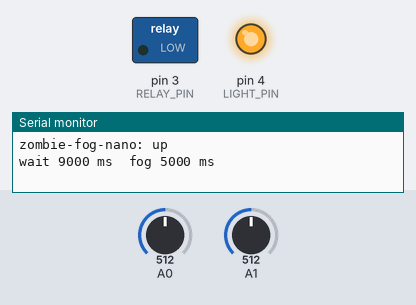
The program below on a simulated Arduino Nano, built with avr-gcc and run on an emulated ATmega328P. On the bench: switched loads named in the program (green lamp = pin HIGH), output pins drawn as LEDs (lit = HIGH), the last lines printed to the serial monitor. The test bench sets the inputs (shaded band); at power-on: A0 = 512, A1 = 512. Random numbers use the default seed unless the program sets one.

Above: at 0.1 s.
At 116.1 s:
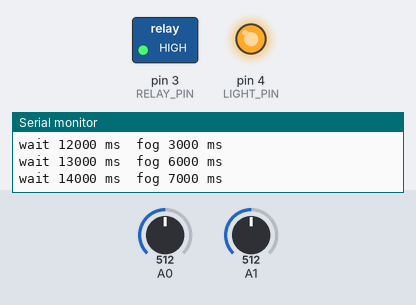
Timing chart, 0 to 124.5 s (numbered marks = the images above):
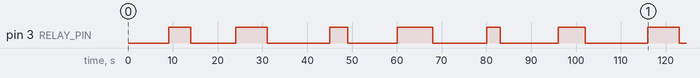

The program:

main.cpp
```cpp
// Zombie Container fog relay — standalone Arduino Nano
//
// Starts on power-up and loops forever: fog burst, pause, fog burst, pause...
// Burst lengths and pauses are each dealt from a Fisher-Yates-shuffled deck,
// reshuffled when empty, so every value gets used once per deck and the
// bursts stay evenly spread (no clumps, no long dead stretches).
//
// Average: 5.5 s burst + 11.5 s pause = one burst per ~17 s.
// Pause is measured from the end of one burst to the start of the next, so
// bursts are always at least GAPS_MS[min] apart.
//
// Fog relay on D3, board jumper set to HIGH trigger.
// Light relay on D4 (red light on the fog machine): on from power-up, stays on.

#include <Arduino.h>

const uint8_t  RELAY_PIN        = 3;
const uint8_t  LIGHT_PIN        = 4;      // red light, on the whole time
const bool     RELAY_ACTIVE_LOW = false;  // board jumper set to HIGH trigger

const uint16_t BURSTS_MS[] = {3000, 4000, 5000, 6000, 7000, 8000};  // 8 s max on
const uint16_t GAPS_MS[]   = {9000, 10000, 11000, 12000, 13000, 14000};

const uint8_t N_BURSTS = sizeof(BURSTS_MS) / sizeof(BURSTS_MS[0]);
const uint8_t N_GAPS   = sizeof(GAPS_MS) / sizeof(GAPS_MS[0]);

// A deck of indices into a value table; deal() reshuffles when empty.
struct Deck {
  uint8_t order[8];
  uint8_t n;
  uint8_t next;

  void init(uint8_t count) { n = count; next = n; }

  uint8_t deal() {
    if (next >= n) {
      for (uint8_t i = 0; i < n; i++) order[i] = i;
      for (uint8_t i = n - 1; i > 0; i--) {   // Fisher-Yates
        uint8_t j = random(i + 1);            // 0..i inclusive
        uint8_t t = order[i]; order[i] = order[j]; order[j] = t;
      }
      next = 0;
    }
    return order[next++];
  }
};

Deck burstDeck, gapDeck;

void setRelay(uint8_t pin, bool on) {
  digitalWrite(pin, (on ^ RELAY_ACTIVE_LOW) ? HIGH : LOW);
}

void relay(bool on) { setRelay(RELAY_PIN, on); }

// Mix several floating-pin reads so each power-up gets a different pattern.
void seedRandom() {
  uint32_t seed = 0;
  for (uint8_t i = 0; i < 32; i++) {
    seed = (seed << 1) ^ analogRead(A0) ^ analogRead(A1) ^ micros();
    delay(1);
  }
  randomSeed(seed);
}

void setup() {
  relay(false);                 // set the level BEFORE enabling the output
  pinMode(RELAY_PIN, OUTPUT);   // so the relay never blips on at boot
  relay(false);

  setRelay(LIGHT_PIN, true);    // red light on for as long as there's power
  pinMode(LIGHT_PIN, OUTPUT);
  setRelay(LIGHT_PIN, true);

  Serial.begin(115200);
  seedRandom();
  burstDeck.init(N_BURSTS);
  gapDeck.init(N_GAPS);
  Serial.println(F("zombie-fog-nano: up"));
}

void loop() {
  uint16_t gap   = GAPS_MS[gapDeck.deal()];
  uint16_t burst = BURSTS_MS[burstDeck.deal()];

  Serial.print(F("wait ")); Serial.print(gap);
  Serial.print(F(" ms  fog ")); Serial.print(burst); Serial.println(F(" ms"));

  delay(gap);
  relay(true);
  delay(burst);
  relay(false);
}
```

Measured:
- by itself, pin 3 (RELAY_PIN): LOW → HIGH at 9.0 s, → LOW 5.0 s later, → HIGH 10.0 s later, → LOW 7.0 s later, … (14 changes in this stretch)
